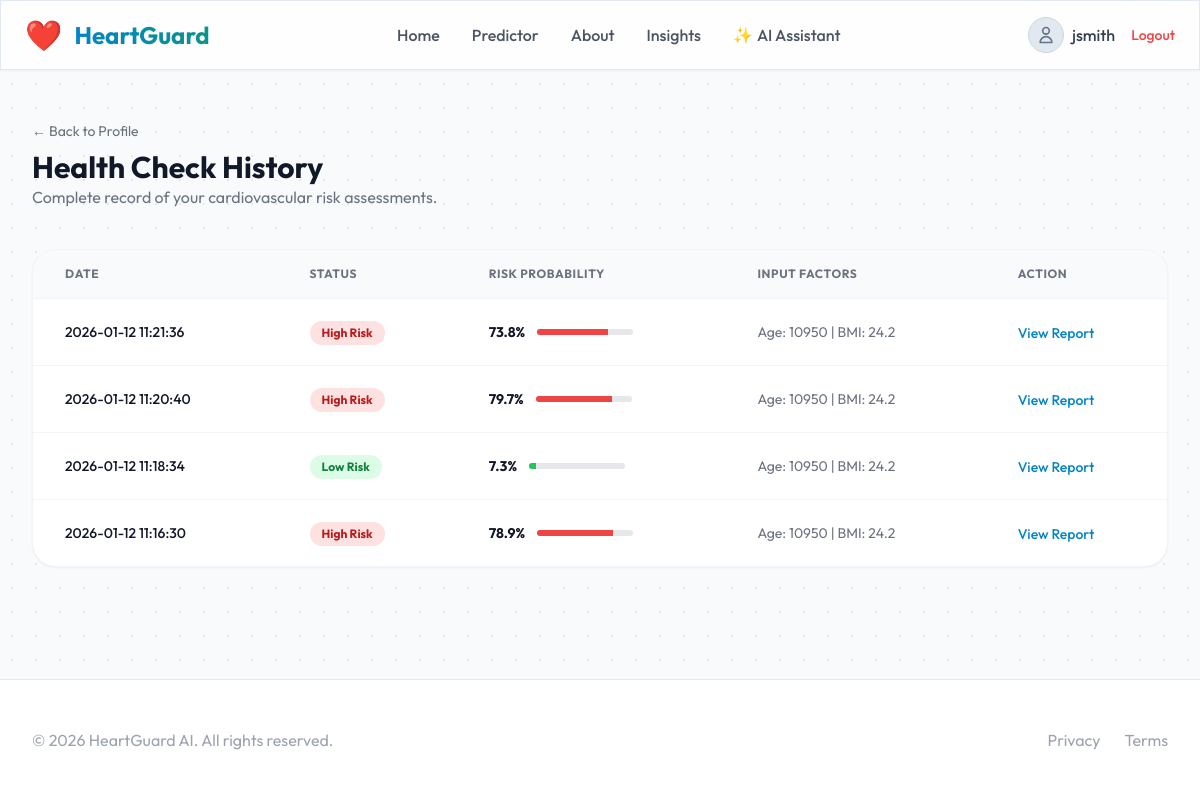
Page /tests (signed in) on the committed database.
### tables this page shows
CREATE TABLE predictions (
            id INTEGER PRIMARY KEY AUTOINCREMENT,
            username TEXT NOT NULL,
            input_data TEXT NOT NULL, -- JSON string
            result TEXT NOT NULL,     -- JSON string
            timestamp TIMESTAMP DEFAULT CURRENT_TIMESTAMP,
            FOREIGN KEY (username) REFERENCES users (username)
        );

### app.py (the view)
@app.route('/tests')
def tests():
    if 'user' not in session: return redirect(url_for('index'))
    all_tests_raw = db.get_all_user_predictions(session['user'])
    all_tests = []
    for row in all_tests_raw:
        t = dict(row)
        try:
            t['result'] = json.loads(t['result'])
            t['input_data'] = json.loads(t['input_data'])
        except: pass
        all_tests.append(t)
    return render_template('tests.html', user=session['user'], tests=all_tests)

### utils/db.py (called while the page is built)
def get_db_connection():
    conn = sqlite3.connect(DB_NAME)
    conn.row_factory = sqlite3.Row
    return conn

def get_all_user_predictions(username):
    conn = get_db_connection()
    preds = conn.execute("SELECT * FROM predictions WHERE username = ? ORDER BY timestamp DESC", (username,)).fetchall()
    conn.close()
    return preds

### templates/tests.html (shortened to what this page needs)
{% extends "base_app.html" %}
{% block page_content %}
<div class="max-w-7xl mx-auto px-4 sm:px-6 lg:px-8 py-12">
    <div class="mb-10 flex items-center justify-between">
        <div>
            <a href="/profile" class="text-sm text-gray-500 hover:text-gray-900 mb-2 inline-block">&larr; Back to
                Profile</a>
            <h1 class="text-3xl font-bold text-gray-900">Health Check History</h1>
            <p class="text-gray-500">Complete record of your cardiovascular risk assessments.</p>
        </div>
    </div>
    <div class="bg-white rounded-3xl shadow-sm border border-gray-100 overflow-hidden">
        {% if tests %}
        <div class="overflow-x-auto">
            <table class="w-full text-left">
                <thead class="bg-gray-50 border-b border-gray-100 text-gray-500 uppercase text-xs tracking-wider">
                    <tr>
                        <th class="px-8 py-4">Date</th>
                        <th class="px-8 py-4">Status</th>
                        <th class="px-8 py-4">Risk Probability</th>
                        <th class="px-8 py-4">Input Factors</th>
                        <th class="px-8 py-4">Action</th>
                    </tr>
                </thead>
                <tbody class="divide-y divide-gray-100">
                    {% for test in tests %}
                    <tr class="hover:bg-gray-50 transition-colors">
                        <td class="px-8 py-5 text-sm text-gray-900 font-medium">
                            {{ test.timestamp }}
                        </td>
                        <td class="px-8 py-5">
                            <span
                                class="inline-flex items-center px-3 py-1 rounded-full text-xs font-bold {{ 'bg-red-100 text-red-700' if test.result.risk == 'High' else 'bg-green-100 text-green-700' }}">
                                {{ test.result.risk }} Risk
                            </span>
                        </td>
                        <td class="px-8 py-5">
                            <div class="flex items-center">
                                <span class="text-sm font-bold text-gray-900 mr-3">{{ test.result.prob }}%</span>
                                <div class="w-24 bg-gray-200 h-1.5 rounded-full overflow-hidden">
                                    <div class="{{ 'bg-red-500' if test.result.prob > 50 else 'bg-green-500' }} h-full"
                                        style="width: {{ test.result.prob }}%"></div>
                                </div>
                            </div>
                        </td>
                        <td class="px-8 py-5 text-sm text-gray-500">
                            Age: {{ test.input_data.age|int }} | BMI: {{ ((test.input_data.weight|float) /
                            ((test.input_data.height|float / 100)**2))|round(1) if test.input_data.height else 'N/A' }}
                        </td>
                        <td class="px-8 py-5">
                            <button class="text-primary hover:text-red-700 text-sm font-medium">View Report</button>
                        </td>
                    </tr>
                    {% endfor %}
                </tbody>
            </table>
        </div>
        {% endif %}
    </div>
</div>
{% endblock %}

### templates/layout.html (style rules this page uses)
body { background-color: #f8fafc; background-image: radial-gradient(#e2e8f0 1px, transparent 1px); background-size: 24px 24px; }

### rows in the picture
predictions: timestamp "2026-01-12 11:21:36", result.risk "High", result.prob "73.8", input_data.age "10950", input_data "24.2"
predictions: timestamp "2026-01-12 11:20:40", result.risk "High", result.prob "79.7", input_data.age "10950", input_data "24.2"
predictions: timestamp "2026-01-12 11:18:34", result.risk "Low", result.prob "7.3", input_data.age "10950", input_data "24.2"
predictions: timestamp "2026-01-12 11:16:30", result.risk "High", result.prob "78.9", input_data.age "10950", input_data "24.2"

### other values in the picture
{{ user }} "jsmith"
